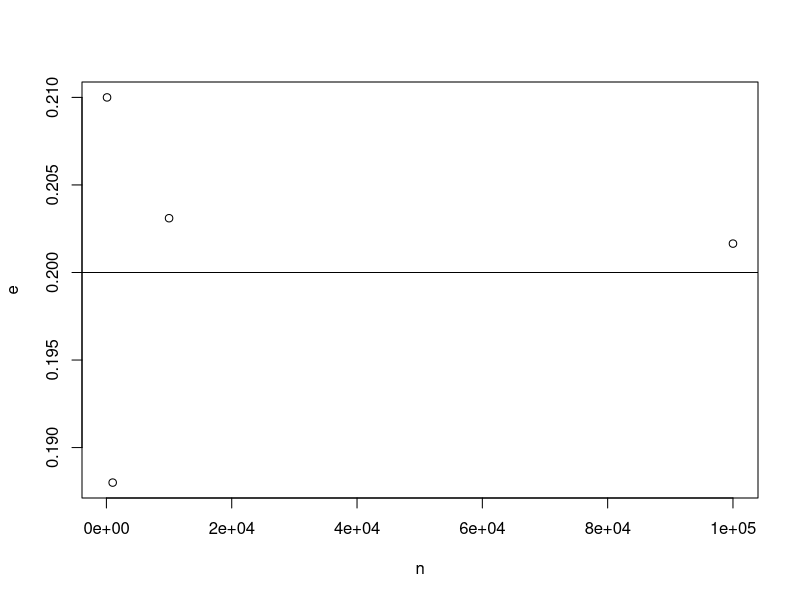
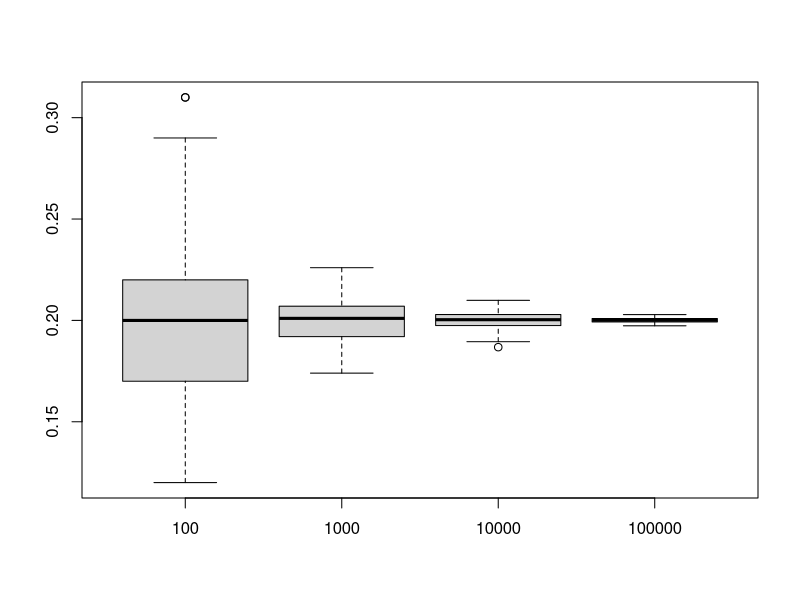
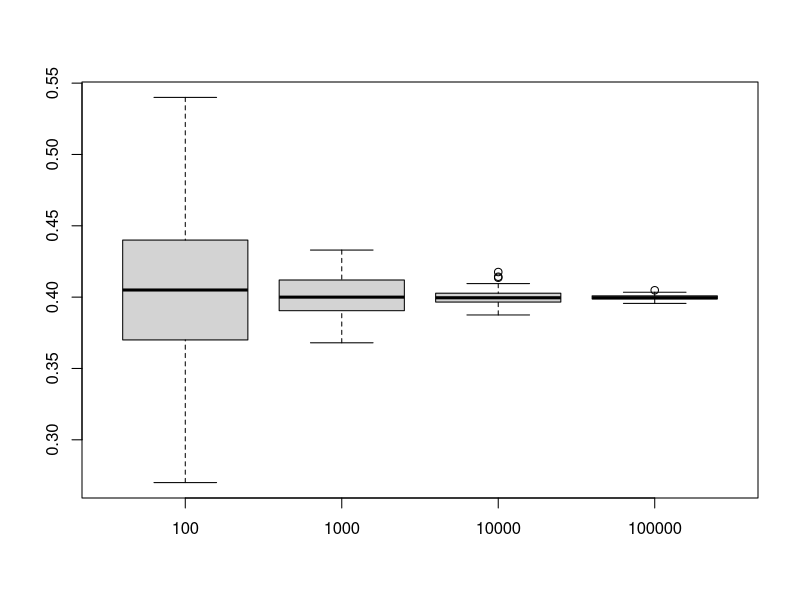

The R source for these figures, in order:
p = 0.2 # prob to get head
n<-c(100,1000,10000,100000)
n1 = n[1]
e<-c()
y<-rbinom(n1,1,0.2)
e[1]<-sum(y)/length(y)
p-e[1]

n2 = n[2]
y<-rbinom(n2,1,0.2)
e[2]<-sum(y)/length(y)
p-e[2]

n3 = n[3]
y<-rbinom(n3,1,0.2)
e[3]<-sum(y)/length(y)
p-e[3]

n4 = n[4]
y<-rbinom(n4,1,0.2)
e[4]<-sum(y)/length(y)
p-e[4]

plot(e~n)
abline(0.2,0)
## yes, when the sample size is getting bigger, the fraction of tosses which are heads
## is getting closer to real p

nn<-100 
avg<-c()
MAD<-c()
variance<-c()
iqr<-c()
Y <- matrix(NA,length(n),nn)
for (j in 1:length(n)){
  X<-matrix(NA,nn,n[j])
  for (i in 1:nn){
    X[i,1:n[j]] <- rbinom(n[j],1,p) 
    Y[j,i] <- sum(X[i,1:n[j]])/n[j]
    
  }
}
rownames(Y, do.NULL = FALSE)
rownames(Y) <- c("100","1000","10000","100000")
boxplot(Y,use.cols=FALSE) #p=0.2


##p=0.4

p=0.4
nn<-100 
avg<-c()
MAD<-c()
variance<-c()
iqr<-c()
Y <- matrix(NA,length(n),nn)
for (j in 1:length(n)){
  X<-matrix(NA,nn,n[j])
  for (i in 1:nn){
    X[i,1:n[j]] <- rbinom(n[j],1,p) 
    Y[j,i] <- sum(X[i,1:n[j]])/n[j]
    
  }
}

rownames(Y, do.NULL = FALSE)
rownames(Y) <- c("100","1000","10000","100000")
boxplot(Y,use.cols=FALSE)



